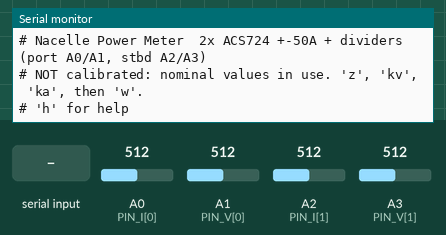
Simulated run of this sketch. Board: Arduino Nano, built with avr-gcc and run on an emulated ATmega328P. On the bench: the last lines printed to the serial monitor. Inputs (shaded band) come from the test bench; at power-on: A0 (PIN_I[0]) = 512, A1 (PIN_V[0]) = 512, A2 (PIN_I[1]) = 512, A3 (PIN_V[1]) = 512.

Above: at 1.2 s.
1.3 s: "PWR2\n" received over Serial
At 1.9 s:
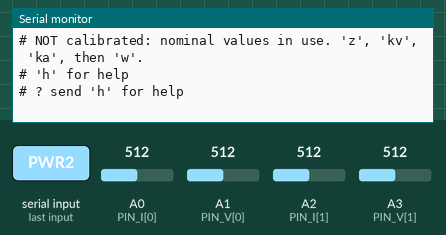
2.8 s: "r\n" received over Serial
At 3.4 s:
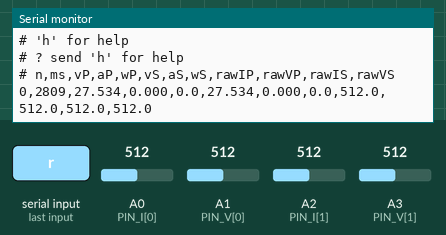
4.3 s: "z\n" received over Serial
At 5.7 s:
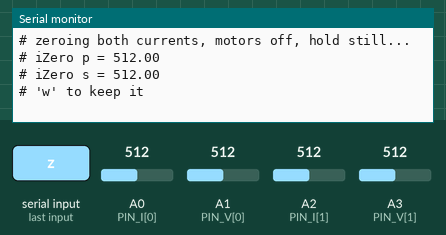
6.0 s: "d\n" received over Serial
At 7.2 s:
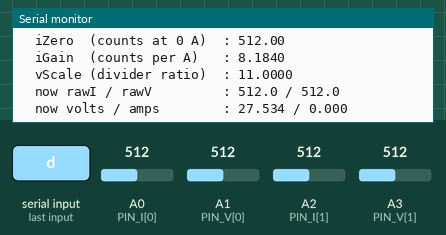
7.5 s: "k\n" received over Serial
At 8.7 s:
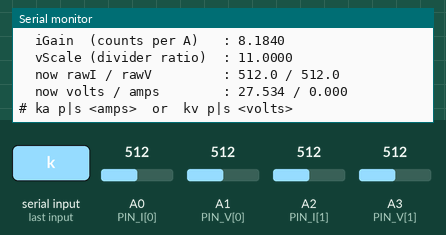
9.0 s: "h90\n" received over Serial
At 9.8 s:
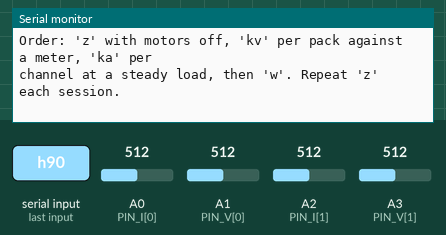

The sketch:

power_meter.ino
```cpp
/*
 * Nacelle Power Meter, two channels (port and stbd)
 * Two Hall-effect current sensors + two resistor dividers + one Arduino Nano
 *
 * Each nacelle has its own pack. One sensor and one divider per pack, all on
 * the same Nano so both channels are sampled on one clock and reported in one
 * CSV row. Reports pack volts, amps and watts for both over USB so live.py
 * can show them next to thrust and RPM.
 *
 * The current sensors are Pololu ACS724 carriers, +-50 A bidirectional
 * (Pololu #4049, Allegro ACS724LLCTR-50AB). Hall sensors: the pack positive
 * passes THROUGH the sensor (IP+ to IP-) and the measurement side is
 * galvanically isolated from it. Nothing is inserted in either negative lead,
 * so there is no shunt voltage for the USB grounds to short around.
 *
 * Wiring, per channel (P = port, S = stbd)
 *   Pack +  -> ACS724 IP+ ;  ACS724 IP- -> nacelle +     (12 AWG, soldered)
 *   Pack -  -> nacelle -   straight through, unbroken
 *   ACS724 VCC -> Nano 5V, GND -> Nano GND
 *   ACS724 OUT -> A0 (port)  or  A2 (stbd)
 *   Pack +  -> 100k -> A1 (port) or A3 (stbd) -> 10k -> GND   (1% resistors)
 *   100 nF from the divider tap to GND
 *
 * Both dividers return to the one Nano GND, so the two pack negatives share
 * a reference through 10k. They already share one through the ESC RPM leads
 * and the USB hub; this adds nothing new. Keep the divider ground wires thin
 * (22 AWG or so) so they can never carry motor current.
 *
 * Sensor math (datasheet, VCC = 5 V): OUT = 2.5 V + 0.040 V/A * I.
 * Sensor and ADC are both ratiometric to the 5 V rail, so zero current is
 * 512 counts and 40 mV/A is 8.19 counts/A regardless of the USB rail.
 * Those are the defaults; 'z', 'ka', 'kv' trim them, 'w' stores them.
 *
 * Divider: 100k / 10k puts 25.2 V (6S full) at 2.29 V on the tap. The
 * divider path is NOT ratiometric: the tap voltage is absolute, so its ADC
 * count scales with 1/VCC, and a USB rail that sags 2% under hub load would
 * read 2% extra pack volts and watts. Each row therefore measures VCC
 * against the ATmega328P's internal 1.1 V bandgap and uses that instead of
 * assuming 5.000 V. vScale is stored as the dimensionless divider ratio
 * (nominal 11.0), and 'kv' calibrates it at whatever the rail is that day;
 * the bandgap's own part-to-part spread falls out in that calibration, and
 * only rail CHANGES after it are tracked, which is the point.
 *
 * Serial: 115200 baud. Send 'h' for help.
 * Row: n,ms,vP,aP,wP,vS,aS,wS,rawIP,rawVP,rawIS,rawVS
 *
 * Upload with Arduino IDE 1.8.19, board Arduino Nano, processor plain
 * ATmega328P. NOT IDE 2.x and NOT Old Bootloader. docs/13 has the story.
 */

#include <EEPROM.h>

// ---------------------------------------------------------------- pins

const uint8_t PIN_I[2] = { A0, A2 };   // ACS724 OUT, port then stbd
const uint8_t PIN_V[2] = { A1, A3 };   // divider taps, port then stbd
const char    CH_NAME[2] = { 'p', 's' };

// ---------------------------------------------------------------- config

const uint32_t SERIAL_BAUD = 115200;
const uint16_t STREAM_MS   = 50;    // 20 rows per second
const uint8_t  OVERSAMPLE  = 16;    // ADC reads per channel per row (4 channels * 16 ~ 7 ms)

const float    I_ZERO_NOMINAL  = 512.0f;
const float    I_COUNTS_PER_A  = 0.040f * 1023.0f / 5.0f;   // 8.184 counts/A
const float    V_DIV_RATIO     = 11.0f;                     // divider (100k+10k)/10k
const float    BANDGAP_V       = 1.10f;                     // nominal internal reference

// ---------------------------------------------------------------- EEPROM

const int      EE_MAGIC_ADDR = 0;
const int      EE_DATA       = 4;              // 6 floats follow
const uint32_t EE_MAGIC      = 0x50575232UL;   // "PWR2"

// ---------------------------------------------------------------- state

struct Cal { float iZero, iGain, vScale; };
struct Row { float rawI[2], rawV[2], amps[2], volts[2]; float vcc; };
Cal      cal[2];
bool     calibrated = false;
bool     streaming  = false;
uint32_t lastStream = 0;
uint32_t sampleNum  = 0;

char     cmdBuf[24];
uint8_t  cmdLen = 0;

void setNominal() {
  for (uint8_t c = 0; c < 2; ++c) {
    cal[c].iZero = I_ZERO_NOMINAL; cal[c].iGain = I_COUNTS_PER_A; cal[c].vScale = V_DIV_RATIO;
  }
}

// ---------------------------------------------------------------- EEPROM helpers

void saveSettings() {
  uint32_t magic = EE_MAGIC;
  EEPROM.put(EE_MAGIC_ADDR, magic);
  EEPROM.put(EE_DATA, cal);
}

bool loadSettings() {
  uint32_t magic = 0;
  EEPROM.get(EE_MAGIC_ADDR, magic);
  if (magic != EE_MAGIC) { setNominal(); return false; }
  EEPROM.get(EE_DATA, cal);
  bool ok = true;
  for (uint8_t c = 0; c < 2; ++c) {
    if (isnan(cal[c].iZero)  || cal[c].iZero < 300 || cal[c].iZero > 700) { cal[c].iZero = I_ZERO_NOMINAL; ok = false; }
    if (isnan(cal[c].iGain)  || cal[c].iGain <= 0)   { cal[c].iGain = I_COUNTS_PER_A; ok = false; }
    // pre-2026-10-26 builds stored vScale in volts per count at an assumed
    // 5.000 V rail (about 0.054). Convert that to a divider ratio so an old
    // 'kv' calibration carries over instead of being thrown away.
    if (!isnan(cal[c].vScale) && cal[c].vScale > 0 && cal[c].vScale < 1.0f) cal[c].vScale *= 1023.0f / 5.0f;
    if (isnan(cal[c].vScale) || cal[c].vScale <= 0)  { cal[c].vScale = V_DIV_RATIO;   ok = false; }
  }
  return ok;
}

// ---------------------------------------------------------------- sampling

float readAvg(uint8_t pin, uint8_t n) {
  analogRead(pin);                  // throw one away after a mux change
  uint32_t acc = 0;
  for (uint8_t i = 0; i < n; ++i) acc += analogRead(pin);
  return (float)acc / n;
}

// The Nano's AVcc rail, from the internal 1.1 V bandgap read against it.
// ADMUX 1110 selects the bandgap; REFS0 keeps AVcc as the reference. The
// next analogRead() rewrites ADMUX, and readAvg() already discards one
// conversion after the mux change. Out-of-range answers (rail outside
// roughly 2.8 to 7.5 V) mean the reading is nonsense; fall back to 5.0.
float readVcc() {
  ADMUX = _BV(REFS0) | _BV(MUX3) | _BV(MUX2) | _BV(MUX1);
  delay(2);                          // let the bandgap reference settle
  ADCSRA |= _BV(ADSC);
  while (bit_is_set(ADCSRA, ADSC)) { }
  uint16_t adc = ADC;
  if (adc < 150 || adc > 400) return 5.0f;
  return BANDGAP_V * 1023.0f / (float)adc;
}

// pack volts = tap counts * (VCC / 1023) * divider ratio
float countsToVolts(float rawV, float vcc, uint8_t c) {
  return rawV * (vcc / 1023.0f) * cal[c].vScale;
}

void sampleRow(Row &r) {
  r.vcc = readVcc();
  for (uint8_t c = 0; c < 2; ++c) {
    r.rawI[c]  = readAvg(PIN_I[c], OVERSAMPLE);
    r.rawV[c]  = readAvg(PIN_V[c], OVERSAMPLE);
    r.amps[c]  = (r.rawI[c] - cal[c].iZero) / cal[c].iGain;
    r.volts[c] = countsToVolts(r.rawV[c], r.vcc, c);
  }
}

// ---------------------------------------------------------------- output

void printHeader() {
  Serial.println(F("# n,ms,vP,aP,wP,vS,aS,wS,rawIP,rawVP,rawIS,rawVS"));
}

void printRow() {
  Row r; sampleRow(r);
  Serial.print(sampleNum++);  Serial.print(',');
  Serial.print(millis());     Serial.print(',');
  for (uint8_t c = 0; c < 2; ++c) {
    Serial.print(r.volts[c], 3);             Serial.print(',');
    Serial.print(r.amps[c], 3);              Serial.print(',');
    Serial.print(r.volts[c] * r.amps[c], 1); Serial.print(',');
  }
  Serial.print(r.rawI[0], 1); Serial.print(',');
  Serial.print(r.rawV[0], 1); Serial.print(',');
  Serial.print(r.rawI[1], 1); Serial.print(',');
  Serial.println(r.rawV[1], 1);
}

void printHelp() {
  Serial.println();
  Serial.println(F("=== Nacelle Power Meter, 2 channel ==="));
  Serial.println(F("  h              this help"));
  Serial.println(F("  r              single reading"));
  Serial.println(F("  s              start / stop streaming (20 Hz)"));
  Serial.println(F("  z              ZERO both currents. packs connected, motors OFF."));
  Serial.println(F("  ka p <amps>    calibrate port amps at a steady known load, e.g. 'ka p 18.4'"));
  Serial.println(F("  ka s <amps>    same for stbd"));
  Serial.println(F("  kv p <volts>   calibrate port volts against a meter, e.g. 'kv p 24.87'"));
  Serial.println(F("  kv s <volts>   same for stbd"));
  Serial.println(F("  d              dump settings"));
  Serial.println(F("  w              write settings to EEPROM"));
  Serial.println(F("  x              reset to nominal sensor values (does not write)"));
  Serial.println();
  Serial.println(F("Order: 'z' with motors off, 'kv' per pack against a meter, 'ka' per"));
  Serial.println(F("channel at a steady load, then 'w'. Repeat 'z' each session."));
  Serial.println();
}

void printSettings() {
  Row r; sampleRow(r);
  Serial.println();
  Serial.print(F("  calibrated (EEPROM)     : ")); Serial.println(calibrated ? F("yes") : F("NO, nominal values"));
  Serial.print(F("  vcc (bandgap)           : ")); Serial.print(r.vcc, 3); Serial.println(F(" V"));
  for (uint8_t c = 0; c < 2; ++c) {
    Serial.print(F("  [")); Serial.print(CH_NAME[c]); Serial.println(']');
    Serial.print(F("  iZero  (counts at 0 A)  : ")); Serial.println(cal[c].iZero, 2);
    Serial.print(F("  iGain  (counts per A)   : ")); Serial.println(cal[c].iGain, 4);
    Serial.print(F("  vScale (divider ratio)  : ")); Serial.println(cal[c].vScale, 4);
    Serial.print(F("  now rawI / rawV         : ")); Serial.print(r.rawI[c], 1); Serial.print(F(" / ")); Serial.println(r.rawV[c], 1);
    Serial.print(F("  now volts / amps        : ")); Serial.print(r.volts[c], 3); Serial.print(F(" / ")); Serial.println(r.amps[c], 3);
  }
  Serial.println();
}

// ---------------------------------------------------------------- commands

float settle(uint8_t pin) {
  float acc = 0;
  for (uint8_t i = 0; i < 16; ++i) { acc += readAvg(pin, 64); delay(10); }
  return acc / 16.0f;
}

void doZero() {
  Serial.println(F("# zeroing both currents, motors off, hold still..."));
  for (uint8_t c = 0; c < 2; ++c) {
    cal[c].iZero = settle(PIN_I[c]);
    Serial.print(F("# iZero ")); Serial.print(CH_NAME[c]); Serial.print(F(" = ")); Serial.println(cal[c].iZero, 2);
  }
  Serial.println(F("# 'w' to keep it"));
}

int chanOf(char c) {
  if (c == 'p' || c == 'P') return 0;
  if (c == 's' || c == 'S') return 1;
  return -1;
}

void doCalAmps(int c, float refAmps) {
  if (refAmps <= 0.5f) { Serial.println(F("# need a real load, > 0.5 A")); return; }
  float delta = settle(PIN_I[c]) - cal[c].iZero;
  if (delta < 2.0f) { Serial.println(F("# sensor sees almost nothing. wiring? direction?")); return; }
  cal[c].iGain = delta / refAmps;
  Serial.print(F("# iGain ")); Serial.print(CH_NAME[c]); Serial.print(F(" = ")); Serial.print(cal[c].iGain, 4);
  Serial.print(F(" counts/A  (nominal ")); Serial.print(I_COUNTS_PER_A, 4); Serial.println(')');
  Serial.println(F("# 'w' to keep it"));
}

void doCalVolts(int c, float refVolts) {
  if (refVolts <= 1.0f) { Serial.println(F("# need a real voltage")); return; }
  float vcc = readVcc();
  float raw = settle(PIN_V[c]);
  if (raw < 20.0f) { Serial.println(F("# divider reads almost nothing. pack connected?")); return; }
  cal[c].vScale = refVolts / (raw * vcc / 1023.0f);
  Serial.print(F("# vScale ")); Serial.print(CH_NAME[c]); Serial.print(F(" = ")); Serial.print(cal[c].vScale, 4);
  Serial.print(F(" ratio  (nominal ")); Serial.print(V_DIV_RATIO, 4);
  Serial.print(F(", rail ")); Serial.print(vcc, 3); Serial.println(F(" V)"));
  Serial.println(F("# 'w' to keep it"));
}

void handleCommand(const char *cmd) {
  while (*cmd == ' ') ++cmd;
  switch (cmd[0]) {
    case 'h': printHelp(); break;
    case 'r': printHeader(); printRow(); break;
    case 's':
      streaming = !streaming;
      if (streaming) { printHeader(); lastStream = 0; }
      else Serial.println(F("# stream stopped"));
      break;
    case 'z': doZero(); break;
    case 'k': {
      const char *p = cmd + 2;
      while (*p == ' ') ++p;
      int c = chanOf(*p);
      if (c < 0 || (cmd[1] != 'a' && cmd[1] != 'v')) { Serial.println(F("# ka p|s <amps>  or  kv p|s <volts>")); break; }
      float val = atof(p + 1);
      if (cmd[1] == 'a') doCalAmps(c, val); else doCalVolts(c, val);
      break;
    }
    case 'd': printSettings(); break;
    case 'w': saveSettings(); calibrated = true; Serial.println(F("# settings written")); break;
    case 'x': setNominal(); Serial.println(F("# nominal values restored (not written)")); break;
    case 0: break;
    default: Serial.println(F("# ? send 'h' for help"));
  }
}

// ---------------------------------------------------------------- arduino

void setup() {
  Serial.begin(SERIAL_BAUD);
  analogReference(DEFAULT);
  for (uint8_t c = 0; c < 2; ++c) { pinMode(PIN_I[c], INPUT); pinMode(PIN_V[c], INPUT); }
  delay(50);
  calibrated = loadSettings();
  Serial.println();
  Serial.println(F("# Nacelle Power Meter  2x ACS724 +-50A + dividers  (port A0/A1, stbd A2/A3)"));
  Serial.println(calibrated ? F("# settings loaded from EEPROM")
                            : F("# NOT calibrated: nominal values in use. 'z', 'kv', 'ka', then 'w'."));
  Serial.println(F("# 'h' for help"));
}

void loop() {
  while (Serial.available()) {
    char c = (char)Serial.read();
    if (c == '\n' || c == '\r') {
      cmdBuf[cmdLen] = 0;
      if (cmdLen) handleCommand(cmdBuf);
      cmdLen = 0;
    } else if (cmdLen < sizeof(cmdBuf) - 1) {
      cmdBuf[cmdLen++] = c;
    }
  }
  if (streaming && millis() - lastStream >= STREAM_MS) {
    lastStream = millis();
    printRow();
  }
}
```

Measured:
- after the input at 1.3 s, the serial monitor: prints a new line at once (image 1)
- after the input at 2.8 s, the serial monitor: prints a new line at once (image 2)
- after the input at 4.3 s, the serial monitor: prints a new line at once (image 3)
- after the input at 6.0 s, the serial monitor: prints a new line at once (image 4)
- after the input at 7.5 s, the serial monitor: prints a new line at once (image 5)
- after the input at 9.0 s, the serial monitor: prints a new line at once (image 6)
